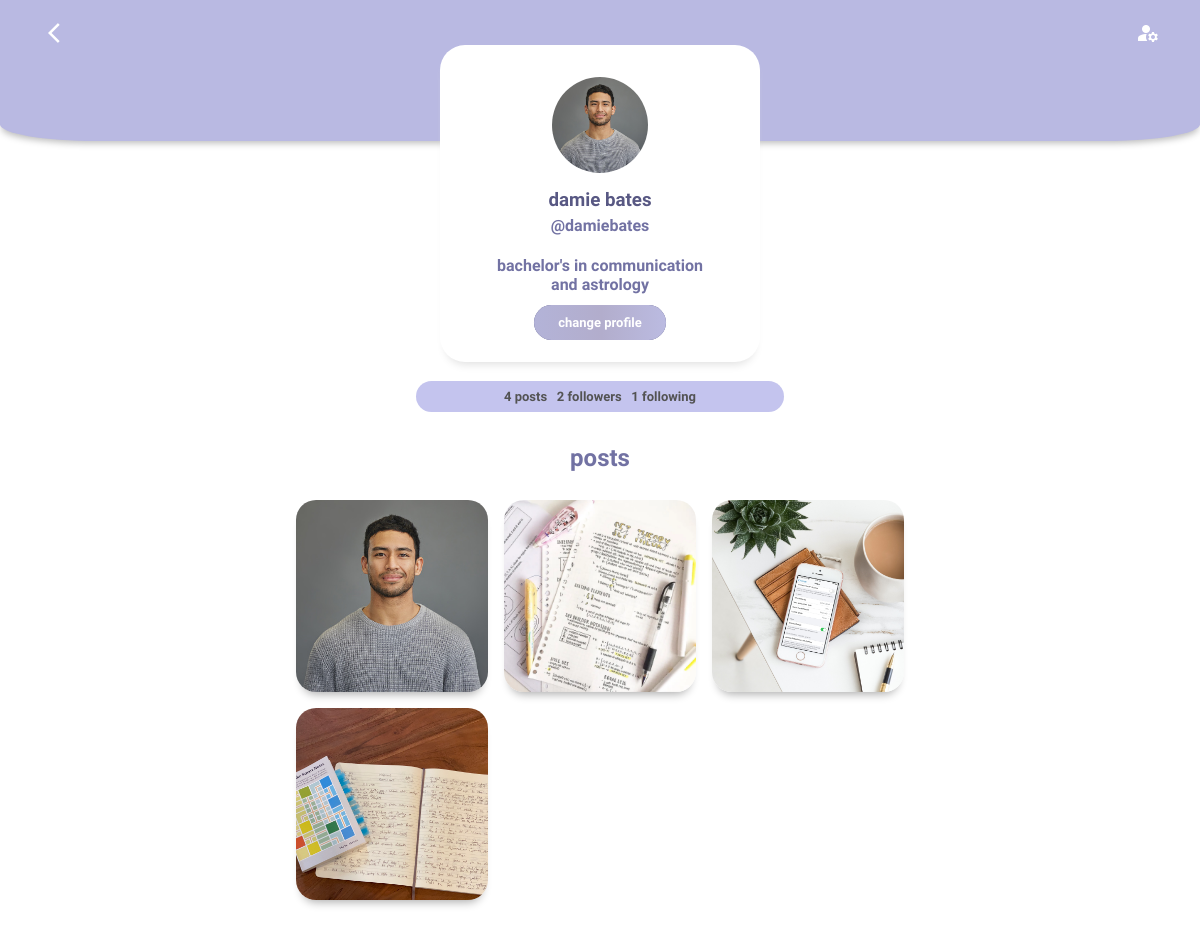
The page /profile/damiebates (signed in) on the database its author committed.
### vue_app/models.py (models this page shows, shortened)
class Profile(models.Model):
    user = models.ForeignKey(User, on_delete = models.CASCADE)
    id_user = models.IntegerField()
    bio = models.TextField(blank = True)
    profileimg = models.ImageField(upload_to='profile_images', default = 'paw-profile-default.jpg')
    location = models.CharField(max_length = 50, blank = True)
    firstname = models.CharField(max_length = 20, blank = True)
    lastname = models.CharField(max_length = 20, blank = True)
    def __str__(self):
        return self.user.username

class Post(models.Model):
    id = models.UUIDField(primary_key = True, default = uuid.uuid4)
    user = models.CharField(max_length = 50)
    image = models.ImageField(upload_to = 'post_images')
    caption = models.TextField(max_length = 80)
    created_at = models.DateTimeField(default = datetime.now)
    no_of_downloaded = models.IntegerField(default = 0)
    file_name = models.TextField(max_length = 20, blank = True)
    course_name = models.TextField(max_length = 20, blank = True)

### vue_app/views.py (the view)
# urls.py: path('profile/<str:pk>', vue_views.profile, name="profile"),
@login_required(login_url='login')
def profile(request, pk):
    user_object = User.objects.get(username = pk)
    user_profile = Profile.objects.get(user = user_object)
    user_posts = Post.objects.filter(user = pk)
    user_post_length = len(user_posts)
    follower = request.user.username
    user = pk
    if FollowersCount.objects.filter(follower = follower, user = user).first():
        button_text = 'unfollow'
    else:
        button_text = 'follow'
    user_followers = len(FollowersCount.objects.filter(user = pk))
    user_following = len(FollowersCount.objects.filter(follower = pk))
    context = {
        'user_object': user_object,
        'user_profile': user_profile,
        'user_posts': user_posts,
        'user_post_length': user_post_length,
        'button_text': button_text,
        'user_followers': user_followers,
        'user_following': user_following,
    }
    return render(request, 'profile.html', context)

### templates/profile.html (shortened to what this page needs)
{% load static %}
<html lang="en">
  <head>
    <link rel="stylesheet" href="{% static 'css/styles.css' %}">
    <link rel="stylesheet" href="{% static 'css/profile.css' %}">
    <link rel="stylesheet" href="{% static 'css/responsive.css' %}">
  </head>
  <body>
    <div id="app" class="main">
  <header>
    <div class="header profile-header">
        <div class="profile-header-left">
          <a href="/" class="material-icons profile-header-icon ">arrow_back_ios</a>
        </div>
        <div class="profile-header-right">
          <a href="/settings" class="material-icons profile-header-icon">manage_accounts</a>
        </div>
    </div>
  </header>
<form action="/follow" method="POST">
  <div class="profile-header-box">
      <div class="profile">
        <a href="/profile/{{user_profile}}" >
          <img class="profile-box-img" src="{{user_profile.profileimg.url}}">
        </a>
        <h3 class="profile-box-fullname">{{user_profile.firstname}} {{user_profile.lastname}}</h3>
        <div class="profile-box-tag">@{{user_profile.user.username}}</div>
        <div class="profile-box-bio">
          <h4>{{user_profile.bio}}</h4>
        </div>
      </div>
      {% if user_object.username == user.username %}
      <a class="profile-box-button non-button" href="/settings">change profile</a>
      {% else %}
      <button type="submit" class="profile-box-button">{{button_text}}</button>
      {%endif %}
  </div>
</form>
<div class="profile-following-box">
  {% if user_post_length == 0 %}
  <div> no posts</div>
  {% elif user_post_length == 1 %}
  <div> 1 post</div>
  {% else %}
  <div> {{user_post_length}} posts</div>
  {% endif %}
  {% if user_followers == 0 %}
  <div> no followers</div>
  {% elif user_followers == 1 %}
  <div> 1 follower</div>
  {% else %}
  <div> {{user_followers}} followers</div>
  {% endif %}
  <div> {{user_following}} following</div>
</div>
<h2 class="gallery-notes">posts<h2>
  <div class="profile-gallery">
      {% for post in user_posts reversed %}
      <a href="{{post.image.url}}">
        <img class="profile-gallery-img-square" src="{{post.image.url}}">
      </a>
      {% endfor %}
  </div>
    </div>
  </body>
</html>

### static/css/styles.css (style rules this page uses)
html, body { margin: 0; padding: 0; }
a { text-decoration: none; color: rgb(114, 114, 163); }
.main { text-align: center; color: rgb(114, 114, 163); font-family: 'Quicksand', sans-serif; font-weight: bold; }
header { display: flex; height: 4rem; width: 100%; box-shadow: 0 4px 7px -2px rgb(185, 185, 185); background-color: rgb(253, 253, 253); }
.header { display: flex; flex: 1; align-items: center; }
.profile-header { text-align: center; margin-bottom: 3.5rem; }
a { -moz-user-select: none; -webkit-user-select: none; -ms-user-select: none; user-select: none; cursor: pointer; transition: 0.3s; }

### static/css/profile.css (style rules this page uses)
header { display: flex; flex: 1; align-items: center; height: 13rem; width: 100%; border-radius: 8%; background-color: rgb(185, 185, 226); margin-top: -4.2rem; }
.profile-header-icon { background-color: rgb(185, 185, 226); color: white; transition: 0.3s; margin-top: 2rem; }
.profile-header-left { display: flex; margin-left: 3rem; margin-top: 1rem; }
.profile-header-right { position: absolute; right: 0; margin-right: 2.5rem; margin-top: 1rem; }
.profile-header-box { text-align: center; width: 14rem; padding: 4rem 3rem 2rem 3rem; margin: -6rem auto; background-color: rgb(255, 255, 255); -webkit-border-radius: 1em; -moz-border-radius: 12em; border-radius: 25px; -moz-box-shadow: 0 8px 10px -6px rgb(222, 222, 222); box-shadow: 0 8px 10px -6px rgb(222, 222, 222); }
.profile { display: flex; flex-direction: column; }
.profile-box-img { border-radius: 50%; height: 6rem; width: 6rem; margin-left: 5%; margin-right: 5%; margin-top: -2rem; object-fit: cover; image-rendering: -webkit-optimize-contrast; margin-bottom: 0.8rem; }
.profile-box-fullname { color: rgb(88, 88, 131); margin-bottom: 0.3rem; margin-top: 0.2rem; }
.profile-box-button { cursor: pointer; text-decoration: none; outline: none; background-color: rgb(88, 88, 131);; }
.profile-header-box > a, button { font-family: inherit; color: rgb(255, 255, 255); border: none; cursor:pointer; padding: 10px 24px; -webkit-border-radius: 1em; -moz-border-radius: 1em; border-radius: 500px; border-radius: 500px; font-size: small; font-weight: bolder; background-image: linear-gradient(to right, #b3b3d8 0%, #b2adcc 51%, #bbbbe1 100%) }
.profile-following-box { display: flex; justify-content: center; margin: 7.2rem auto; margin-bottom: 1rem; background-color: #c4c4ee; color: rgb(83, 83, 83); padding-right: 5rem; padding-left: 5rem; padding: 0.5rem 5rem; width: 13rem; -webkit-border-radius: 1em; -moz-border-radius: 1em; border-radius: 500px; border-radius: 500px; font-size: small; font-weight: bolder; }
.profile-following-box > div { margin-right: 0.3rem; margin-left: 0.3rem; }
.profile-gallery { display: grid; grid-template-columns: repeat(3, 1fr); justify-content: center; align-content: center; margin: 0 auto; width: 1rem; }
.profile-gallery-img-square { height: 12rem; width: 12rem; margin: 0.5rem; object-fit: cover; -webkit-border-radius: 1em; -moz-border-radius: 12em; border-radius: 20px; -moz-box-shadow: 0 8px 10px -6px rgb(222, 222, 222); box-shadow: 0 8px 10px -6px rgb(171, 171, 171); image-rendering: -webkit-optimize-contrast; transition: 0.2s; }
.gallery-notes { display: flex; justify-content: center; margin-top: 2rem; }

### rows shown on the page
Profile: profileimg (picture), firstname "damie", lastname "bates", user.username "damiebates", bio "bachelor's in communication and astrology"
Post: image (picture)
Post: image (picture)
Post: image (picture)
Post: image (picture)

### other values the page prints
{{ user_post_length }} "4"
{{ user_followers }} "2"
{{ user_following }} "1"
